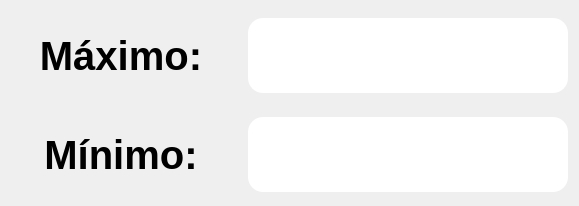
          <widget class="QWidget" name="page">
           <property name="geometry">
            <rect>
             <x>0</x>
             <y>0</y>
             <width>579</width>
             <height>206</height>
            </rect>
           </property>
           <property name="styleSheet">
            <string notr="true"/>
           </property>
           <attribute name="label">
            <string>Comparativo individual</string>
           </attribute>
           <widget class="QWidget" name="gridLayoutWidget_3">
            <property name="geometry">
             <rect>
              <x>0</x>
              <y>0</y>
              <width>581</width>
              <height>211</height>
             </rect>
            </property>
            <layout class="QGridLayout" name="gridLayout_7">
             <item row="1" column="0">
              <widget class="QLabel" name="label_2">
               <property name="sizePolicy">
                <sizepolicy hsizetype="Preferred" vsizetype="Expanding">
                 <horstretch>0</horstretch>
                 <verstretch>0</verstretch>
                </sizepolicy>
               </property>
               <property name="minimumSize">
                <size>
                 <width>220</width>
                 <height>75</height>
                </size>
               </property>
               <property name="maximumSize">
                <size>
                 <width>220</width>
                 <height>75</height>
                </size>
               </property>
               <property name="font">
                <font>
                 <pointsize>30</pointsize>
                 <weight>75</weight>
                 <bold>true</bold>
                </font>
               </property>
               <property name="styleSheet">
                <string notr="true">QFrame {
	background: none;
	background-color: rgb(64, 64, 64);
	color: rgb(255, 255, 255);
	border-radius: 15px;
	border: 1px solid  rgb(64, 64, 64);
};</string>
               </property>
               <property name="text">
                <string>Mínimo:</string>
               </property>
               <property name="alignment">
                <set>Qt::AlignCenter</set>
               </property>
               <property name="indent">
                <number>-1</number>
               </property>
              </widget>
             </item>
             <item row="0" column="0">
              <widget class="QLabel" name="label">
               <property name="sizePolicy">
                <sizepolicy hsizetype="Preferred" vsizetype="Expanding">
                 <horstretch>0</horstretch>
                 <verstretch>0</verstretch>
                </sizepolicy>
               </property>
               <property name="minimumSize">
                <size>
                 <width>220</width>
                 <height>75</height>
                </size>
               </property>
               <property name="maximumSize">
                <size>
                 <width>220</width>
                 <height>75</height>
                </size>
               </property>
               <property name="font">
                <font>
                 <pointsize>30</pointsize>
                 <weight>75</weight>
                 <bold>true</bold>
                </font>
               </property>
               <property name="styleSheet">
                <string notr="true">QFrame {
	background: none;
	background-color: rgb(64, 64, 64);
	color: rgb(255, 255, 255);
	border-radius: 15px;
	border: 1px solid  rgb(64, 64, 64);
};</string>
               </property>
               <property name="text">
                <string>Máximo:</string>
               </property>
               <property name="alignment">
                <set>Qt::AlignCenter</set>
               </property>
               <property name="indent">
                <number>-1</number>
               </property>
              </widget>
             </item>
             <item row="0" column="1">
              <widget class="QPushButton" name="main_rmax_field">
               <property name="enabled">
                <bool>true</bool>
               </property>
               <property name="minimumSize">
                <size>
                 <width>320</width>
                 <height>75</height>
                </size>
               </property>
               <property name="maximumSize">
                <size>
                 <width>200</width>
                 <height>75</height>
                </size>
               </property>
               <property name="font">
                <font>
                 <pointsize>40</pointsize>
                 <weight>75</weight>
                 <bold>true</bold>
                </font>
               </property>
               <property name="styleSheet">
                <string notr="true">color: rgb(0, 0, 0);
background-color: rgb(255, 255, 255);
border: none;
border-radius: 15px;</string>
               </property>
               <property name="text">
                <string/>
               </property>
              </widget>
             </item>
             <item row="1" column="1">
              <widget class="QPushButton" name="main_rmin_field">
               <property name="enabled">
                <bool>true</bool>
               </property>
               <property name="minimumSize">
                <size>
                 <width>320</width>
                 <height>75</height>
                </size>
               </property>
               <property name="maximumSize">
                <size>
                 <width>200</width>
                 <height>75</height>
                </size>
               </property>
               <property name="font">
                <font>
                 <pointsize>40</pointsize>
                 <weight>75</weight>
                 <bold>true</bold>
                </font>
               </property>
               <property name="styleSheet">
                <string notr="true">color: rgb(0, 0, 0);
background-color: rgb(255, 255, 255);
border: none;
border-radius: 15px;</string>
               </property>
               <property name="text">
                <string/>
               </property>
              </widget>
             </item>
            </layout>
           </widget>
          </widget>
